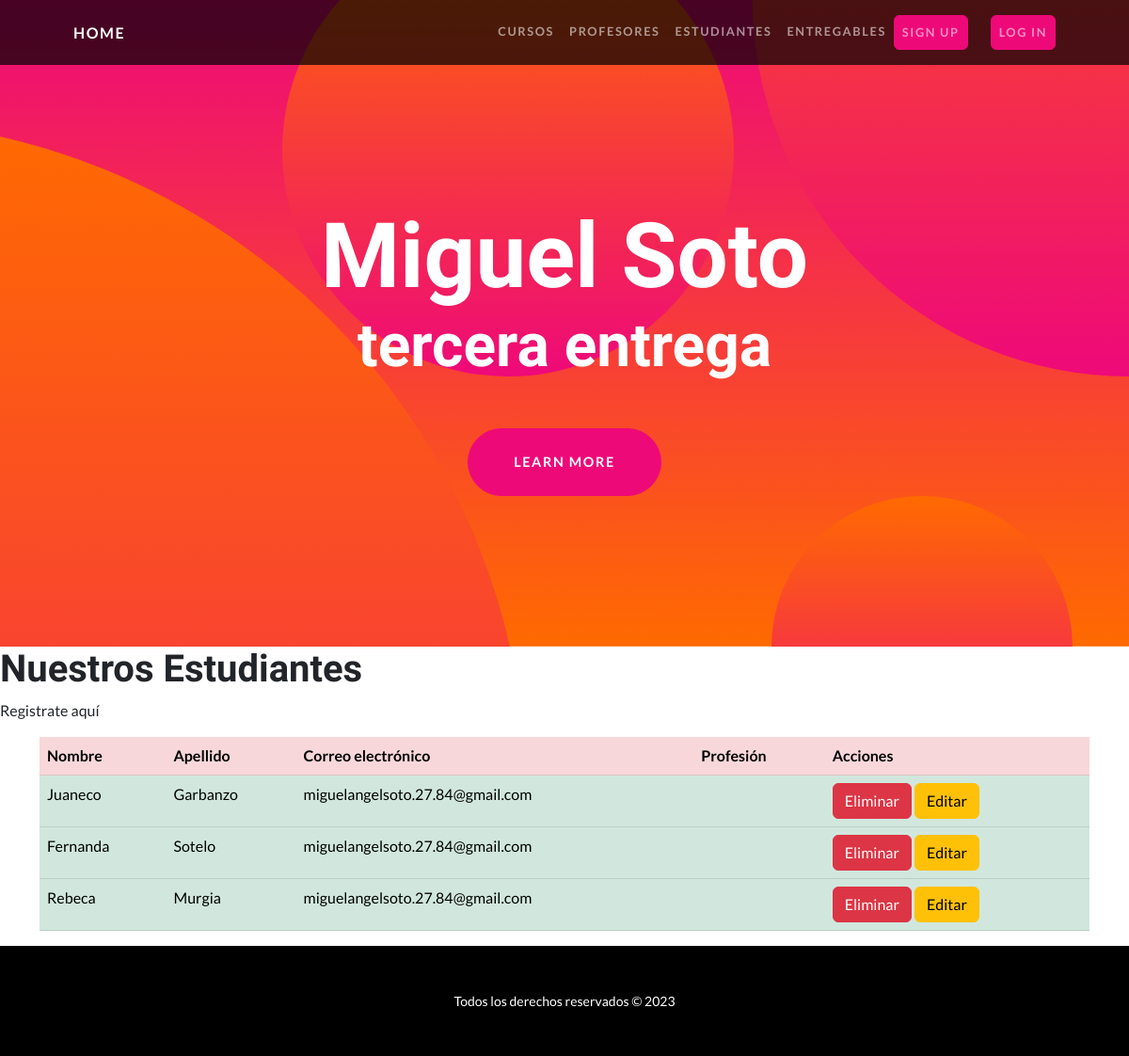
The app's page /aplicacion/estudiantes with its own data.
### AppCoder/models.py (models this page shows, shortened)
class Estudiante(models.Model):
    nombre = models.CharField(max_length=30)  # Campo string de 100 caracteres
    apellido = models.CharField(max_length=30)  # Campo string de 100 caracteres
    email = models.EmailField()  # Campo de email

### AppCoder/views.py (the view)
# urls.py: path('estudiantes', views.estudiantes, name="estudiantes"),
def estudiantes(request):
    query = request.GET.get('q')
    if query:
        alumno = Estudiante.objects.filter(nombre__icontains=query)
    else:
        alumno = Estudiante.objects.all()
    return render(request, "AppCoder/estudiantes.html", {"alumno":alumno})

### AppCoder/templates/AppCoder/estudiantes.html (shortened to what this page needs)
{% extends 'AppCoder/base.html' %}
{% load static %}
{% block content %}
<h1>Nuestros Estudiantes</h1>
    <p>Registrate aquí</p>
    <div class="container">
      <table class="table">
        <thead>
          <tr class="table-danger">
            <th scope="col">Nombre</th>
            <th scope="col">Apellido</th>
            <th scope="col">Correo electrónico</th>
            <th scope="col">Profesión</th>
            <th scope="col">Acciones</th>
          </tr>
        </thead>
        <tbody>
          {% for estudiante in alumno %}
            <tr class="table-success">
              <td>{{estudiante.nombre}}</td>
              <td>{{estudiante.apellido}}</td>
              <td>{{estudiante.email}}</td>
              <td>{{estudiante.profesion}}</td>
              <td>
                <a class="btn btn-danger" href="{% url 'estudiante_eliminar' estudiante.id %}">Eliminar</a>
                <a class="btn btn-warning" href="{% url 'estudiante_editar' estudiante.id %}">Editar</a>
              </td>
            </tr>
          {% endfor %}
        </tbody>
      </table>
    </div>
{% endblock %}

### records on screen
Estudiante: nombre "Juaneco", apellido "Garbanzo", email "miguelangelsoto.27.84@gmail.com"
Estudiante: nombre "Fernanda", apellido "Sotelo", email "miguelangelsoto.27.84@gmail.com"
Estudiante: nombre "Rebeca", apellido "Murgia", email "miguelangelsoto.27.84@gmail.com"
